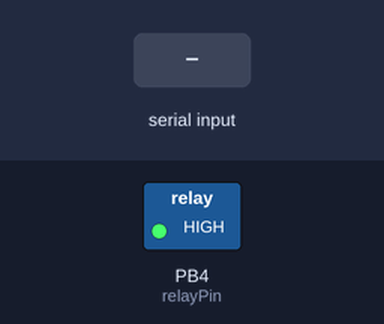
This sketch was run on a simulated ATtiny85, built with avr-gcc and run on an emulated ATtiny85. On the bench: switched loads named in the sketch (green lamp = pin HIGH). The inputs (shaded band) are chosen by the test bench.

Above: at 5.2 s.
5.3 s: "0" received over the second serial link
At 5.6 s:
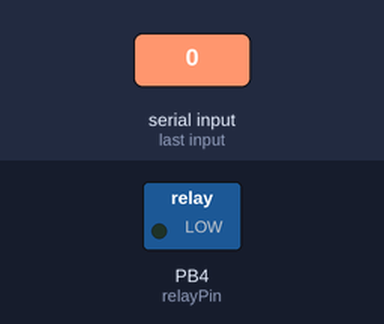
6.8 s: "1" received over the second serial link
At 8.0 s:
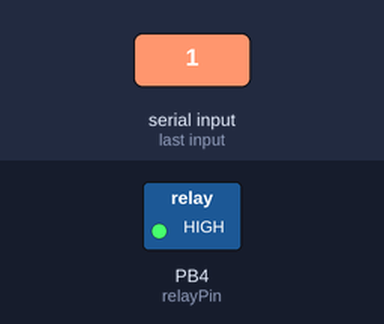
8.3 s: "2" received over the second serial link
At 9.1 s:
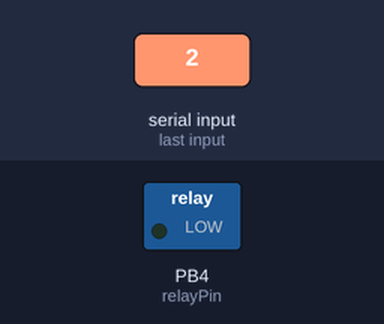
Timing chart, 0 to 11.3 s (numbered marks = the images above; inputs shaded):
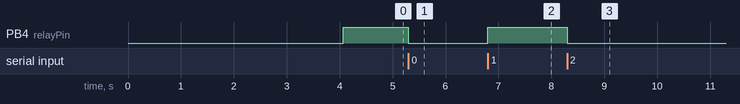

Measured:
- after the input at 5.3 s, PB4 (relayPin): HIGH → LOW at once
- after the input at 6.8 s, PB4 (relayPin): LOW → HIGH at once
- after the input at 8.3 s, PB4 (relayPin): HIGH → LOW at once

The sketch:

tinylightcontrolller.ino
```cpp
//BEFORE FLASHING, ENSURE THAT THE ATTINY85 IS FLASHED TO 8MHZ
//to do so, set the lfuse bit to E2 using this: sudo avrdude -p t85 -c usbtiny -U lfuse:w:0xE2:m


#include <SoftwareSerial.h>

#define RxD 0
#define TxD 1

SoftwareSerial blueToothSerial(RxD,TxD);
int relayPin = 4;
int state = HIGH;
int cmd = 0;

void setup() {
  pinMode(RxD, INPUT);
  pinMode(TxD, OUTPUT);
  setupBlueToothConnection();
  pinMode(relayPin,OUTPUT);
  digitalWrite(relayPin, state); //initial state
}

void loop() {
  if (blueToothSerial.available()) {
    cmd = blueToothSerial.read();
    if (cmd == '0') state = LOW;
    else if (cmd == '1') state = HIGH;
    else if (cmd == '2') state = state == HIGH ? state = LOW : state = HIGH;
    digitalWrite(relayPin, state);
  }
}

void setupBlueToothConnection() { //dont mess w this
  blueToothSerial.begin(9600); //init
  blueToothSerial.print("\r\n+STWMOD=0\r\n"); //set the bluetooth work in slave mode
  blueToothSerial.print("\r\n+STNA=MARC_HC06\r\n"); //set bt name
  blueToothSerial.print("\r\n+STOAUT=1\r\n"); // Permit Paired device to connect
  delay(2000); // This delay is required.
  blueToothSerial.print("bluetooth connected!\n");
  delay(2000); // This delay is required.
  blueToothSerial.flush();
}
```
